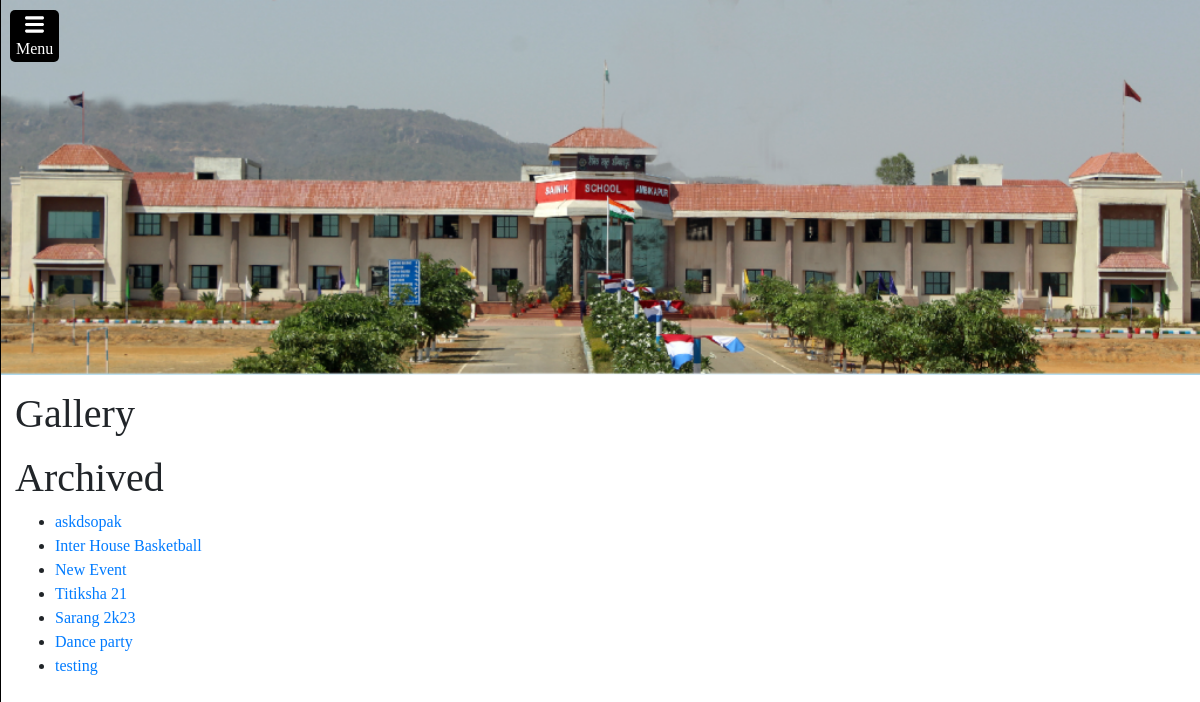
The app's page /gallery/, older data.
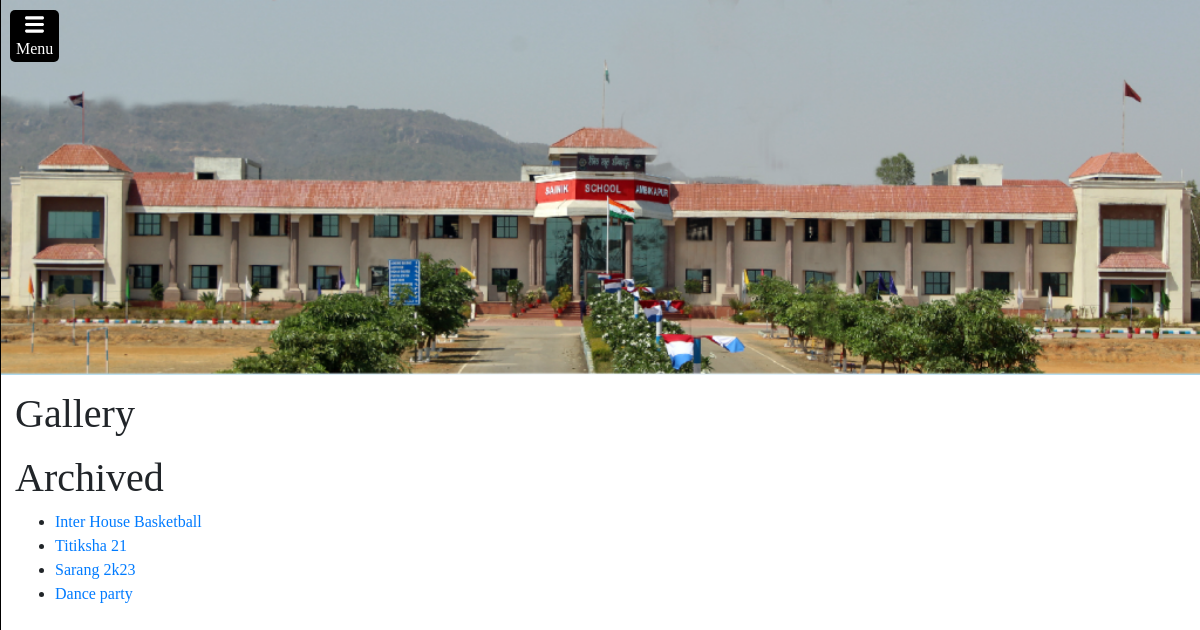
The same page, newer data.
### home/models.py (models this page shows, shortened)
class Event(models.Model):
    event_name = models.CharField(max_length=150)
    date = models.DateField(blank=True, null=True)
    active = models.BooleanField(default=False)

### home/views.py (the view)
# urls.py: path("gallery/", views.gallery, name="gallery"),
def gallery(request):
    gal_events = Event.objects.filter(active=True).order_by('-date')
    arch_events = Event.objects.filter(active=False).order_by('-date')
    return render(request, "home/gallery.html", {
        "gal_events":gal_events,
        "arch_events":arch_events,
    })

### home/templates/home/gallery.html (shortened to what this page needs)
{% extends 'home/layout.html' %}
{% load static %}
{% block head %}
<link rel="stylesheet" href="{% static 'home/submissions.css' %}">
{% endblock %}
{% block body %}
<div style="margin-left: 15px; margin-top: 15px;">
    <h1>Gallery</h1>
    {% if arch_events is not None %}
    <h1>Archived</h1>
    <ul>
        {% for event in arch_events %}
        <li><a href="{% url 'home:view_event' event_id=event.id %}">{{event.event_name}}</a></li>
        {% endfor %}
    </ul>
    {% endif %}
    </div>
{% endblock %}

Row changes from the older to the newer data that the page shows:
removed Event: event_name "askdsopak"
removed Event: event_name "New Event"
removed Event: event_name "testing"
